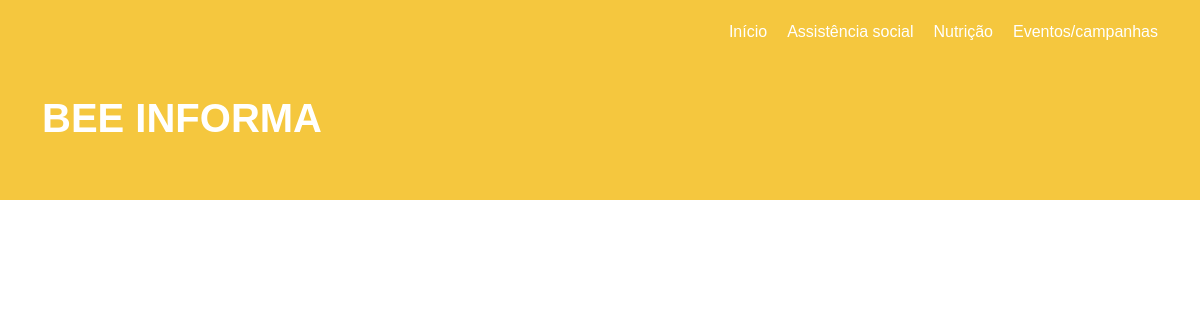
/postagens/assistencia-social, run on an earlier commit of the app's database.
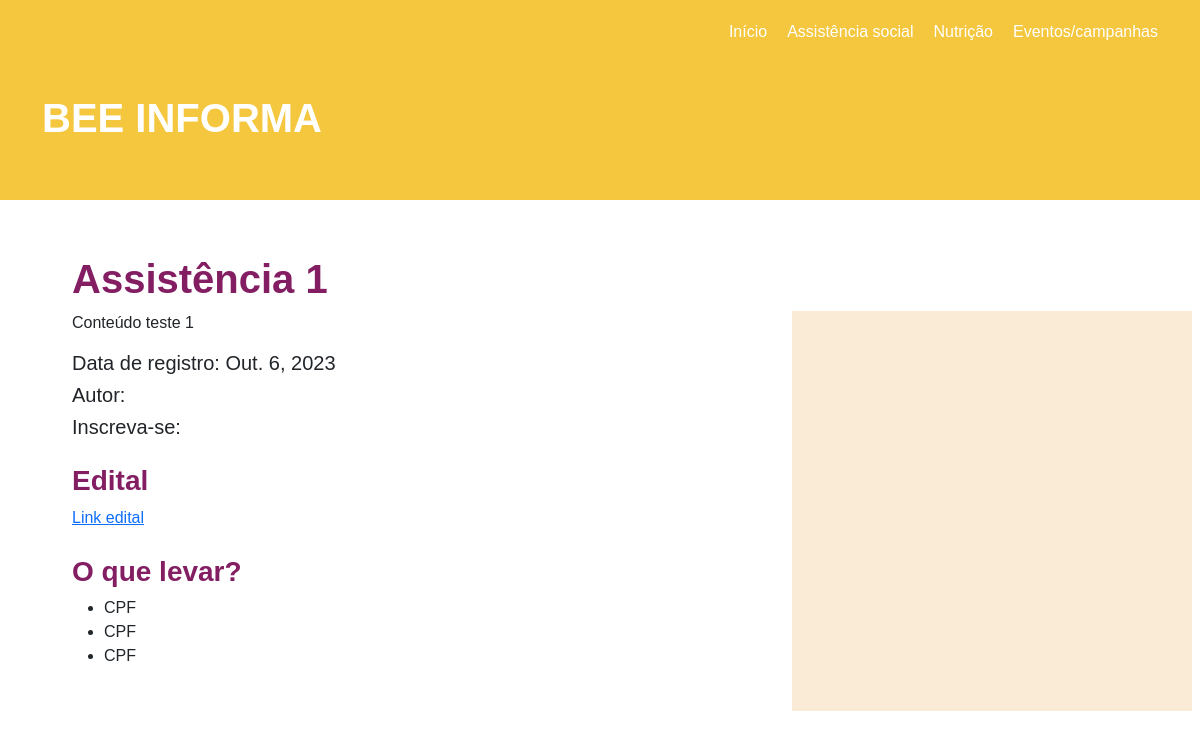
And on a later commit of the database.
### cadastros/models.py (models this page shows)
class Postagens(models.Model):
    pos_titulo = models.CharField(max_length=60, verbose_name='Título')
    pos_conteudo = models.TextField(max_length=200, verbose_name='Conteúdo')
    pos_data_registro = models.DateField(auto_now=True, verbose_name= 'Data de Registro')
    pos_cat_codigo = models.ForeignKey(Categorias, on_delete= models.PROTECT)
    def __str__(self):
        return "{} - ({}) - ({})".format(self.pos_titulo, self.pos_cat_codigo, self.pos_data_registro)

### cadastros/views.py (the view)
# urls.py: path("postagens/assistencia-social", views.posts_list, name="posts-list"),
def posts_list(request):
    postagens = models.Postagens.objects.all()
    print(postagens)
    return render(request, "listas/posts_assistencia_social.html", {'posts': postagens})

### cadastros/models.py (called while the page is built)
    def __str__(self):
        return "{}".format(self.cat_categoria)

### cadastros/templates/listas/posts_assistencia_social.html (shortened to what this page needs)
{% extends 'modelo.html' %}
{% load static %}
{% block conteudo %}
    {% for post in posts %}
    <section class="container">
        <div class="section-content">
            <div class="row">
                <div class="col-md-12">
                    <h1 class="content-title">{{ post.pos_titulo }}</h1>
                </div>
                <div class="col-md-8">
                    <div class="content-hero">
                        <p>{{ post.pos_conteudo }}</p>
                    </div>
                    <div class="content-date">
                        <h5>Data de registro: {{ post.pos_data_registro }} </h5>
                        <h5>Autor: </h5>
                        <h5>Inscreva-se: </h5>
                    </div>
                    <div class="content-group">
                        <h3 class="group-title">Edital</h3>
                        <a href="#">Link edital</a>
                    </div>
                    <div class="content-group">
                        <h3 class="group-title">O que levar?</h3>
                        <ul>
                            <li>CPF</li>
                            <li>CPF</li>
                            <li>CPF</li>
                        </ul>
                    </div>
                </div>
                <div class="col-md-4">
                    <div class="content-image"></div>
                </div>
            </div>
        </div>
    </section>
    {% endfor %}
{% endblock %}

### paginas/templates/modelo.html (shortened to what this page needs)
{% load static %}
<!DOCTYPE html>
<html lang="pt-br">
    <head>
        <link rel="stylesheet" href="{% static 'css/bootstrap.min.css' %}">
        <link rel="stylesheet" href="{% static 'css/style.css' %}">
    </head>
    <body>
        {% block cabecalho %}
        <header class="cabecalho">
            <div class="container">
                <nav class="nav-bar">
                    <a href="{% url 'inicio' %}">Início</a>
                    <a href="{% url 'assistencia-social' %}">Assistência social</a>
                    <a href="#">Nutrição</a>
                    <a href="#">Eventos/campanhas</a>
                </nav>
                <div id="header-main">
                    <h1>BEE INFORMA</h1>
                </div>
            </div>
        </header>
        {% endblock %}
        {% block conteudo %}
        {% endblock %}
    </body>
</html>

### static/css/style.css (style rules this page uses)
body { font-family: 'Fira Sans', sans-serif; }
.cabecalho { width: 100%; height: 200px; background-color: var(--amarelo-primario); }
.nav-bar { display: flex; flex-direction: row; gap: 20px; justify-content: flex-end; }
.nav-bar a { text-decoration: none; color: var(--branco-neutro); margin-top: 20px; }
#header-main { margin-top: 50px; }
#header-main h1 { font-weight: 800; color: var(--branco-neutro); }
.section-content { margin-top: 25px; border-radius: 10px; padding: 30px; }
.content-title { font-weight: 700; color: var(--roxo-primario); }
.content-title { font-weight: bold; color: var(--roxo-primario); }
.content-hero p { font-weight: 300; }
.content-date { font-weight: 400; }
.content-image { width: 400px; height: 400px; background-color: antiquewhite; }
.content-group { margin-top: 25px; }
.content-group .group-title { font-weight: bold; color: var(--roxo-primario); }

### static/css/static.css (style rules this page uses)
:root { --branco-neutro: #fff; --roxo-primario: #831E62; --amarelo-primario: #F5C73E; --black: #000; }

What changed in the data, as far as the page shows it:
added Postagens: pos_titulo "Assistência 1", pos_conteudo "Conteúdo teste 1", pos_data_registro "Out. 6, 2023"
